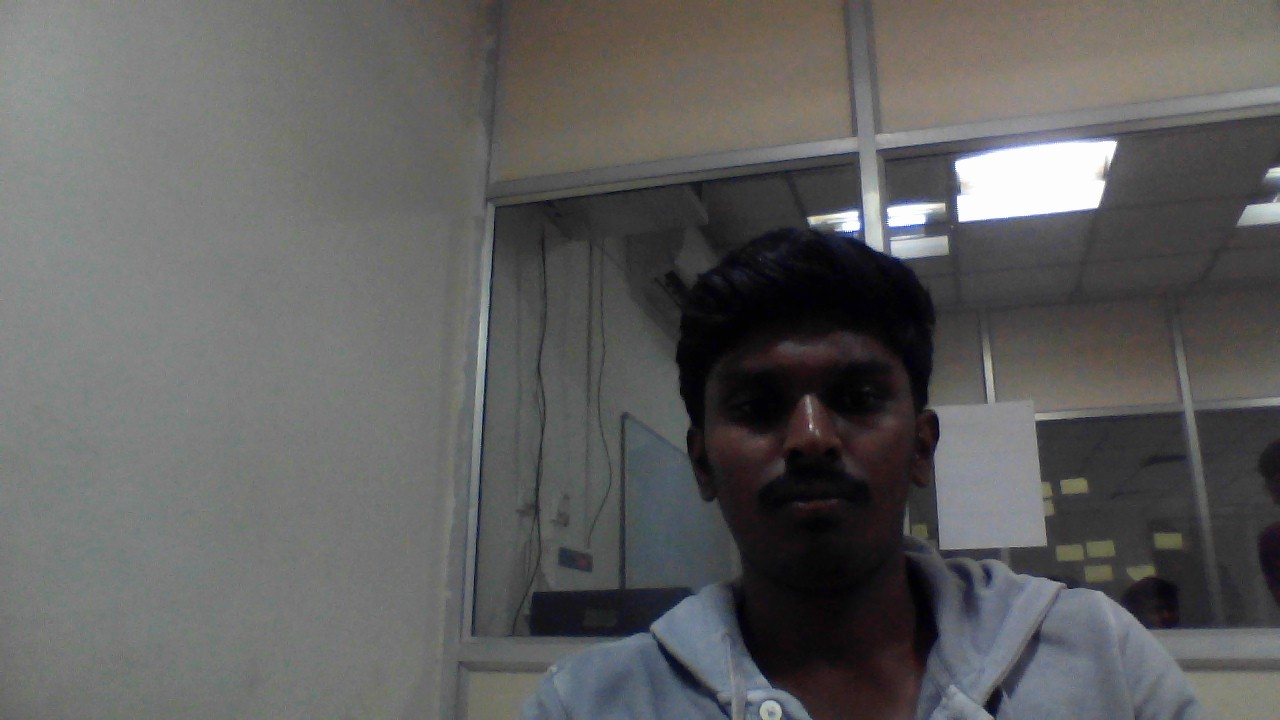
#> input picture codes/l.jpg, 1280 x 720 px
$ python disparity.py
#> lines starting #> are read from the running program, lines starting #| are printed output that depends on the picture
import numpy as np
import sys
import cv2 as cv
from matplotlib import pyplot as plt
np.set_printoptions(threshold=sys.maxsize)
imgL = cv.imread('l.jpg',0)
#> imgL: shape (720, 1280); min 0, max 255, mean 94.9
imgR = cv.imread('r.jpg',0)
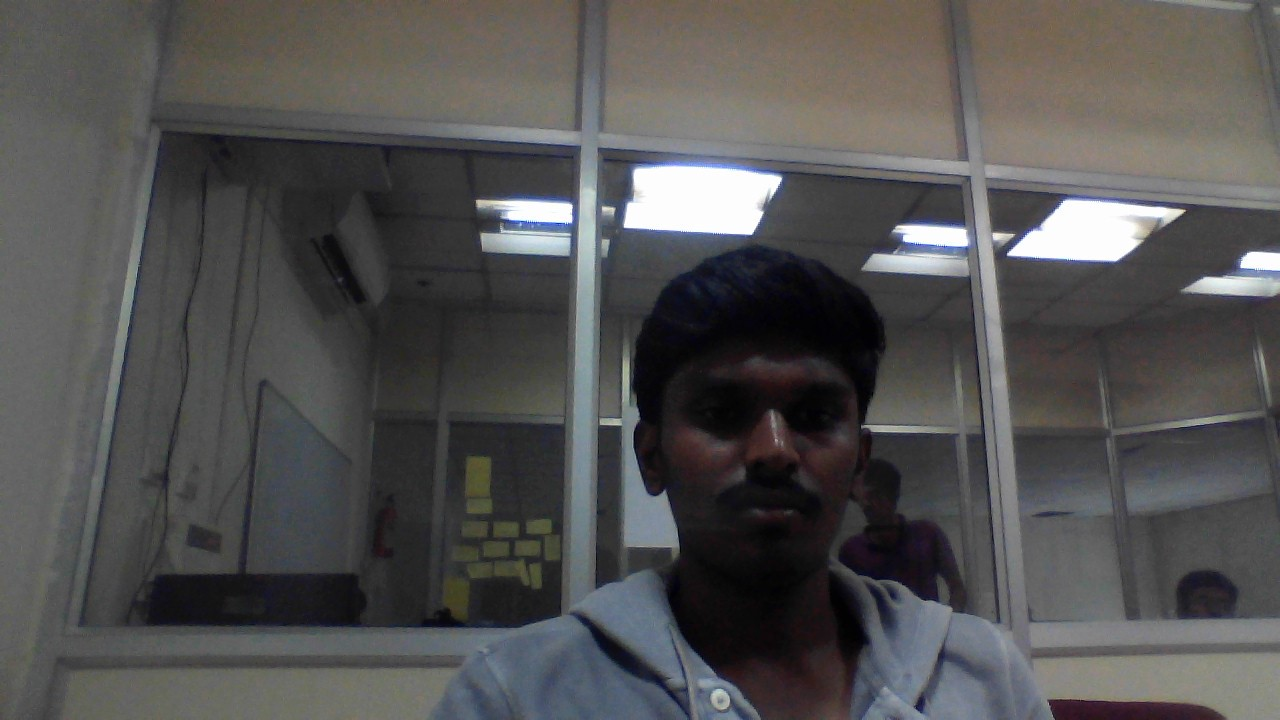
#> input picture codes/r.jpg, 1280 x 720 px
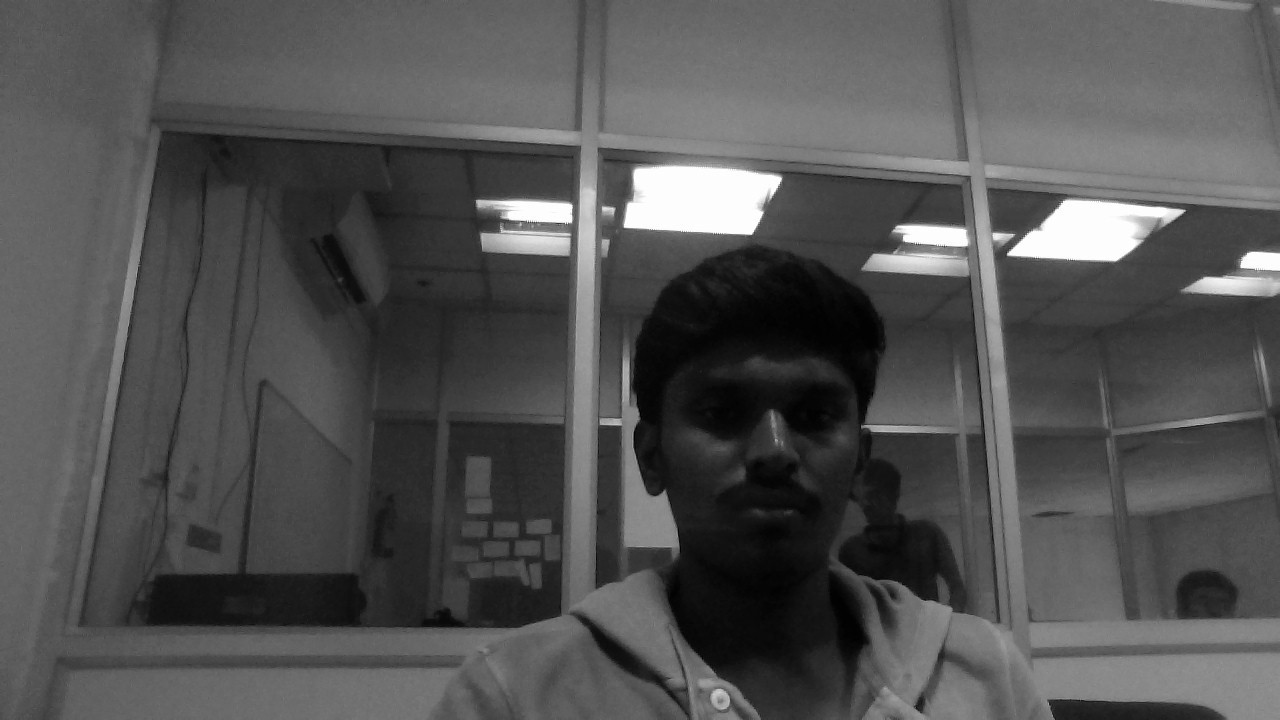
#> imgR: shape (720, 1280); min 0, max 255, mean 82.4
stereo = cv.StereoBM_create(numDisparities=32, blockSize=9)
disparity = stereo.compute(imgL,imgR)
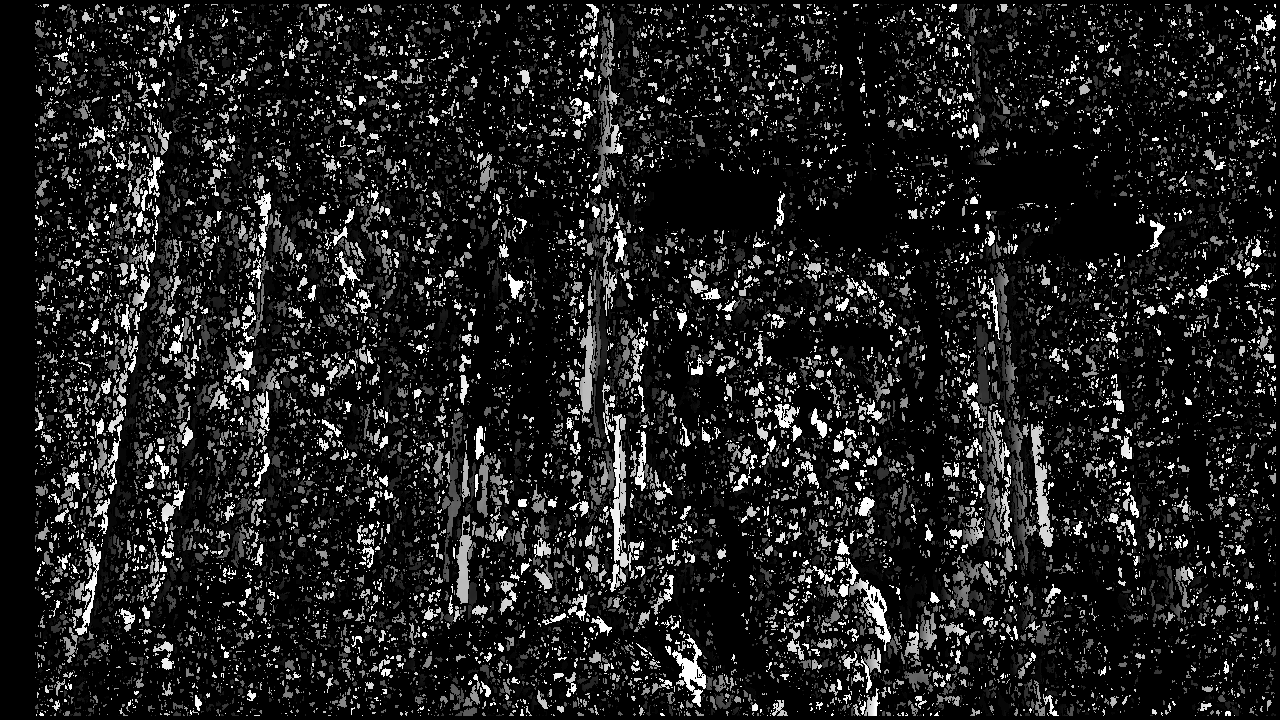
#> disparity: shape (720, 1280) int16; min -16, max 496, mean 47.6; drawn with min black and max white
#disparity = cv.normalize(stereo.compute(imgL, imgR),stereo.compute(imgL, imgR), alpha=0, beta=255, \norm_type=cv.NORM_MINMAX, dtype=cv.CV_8U)

#plt.imshow(disparity,'gray')
#print(disparity)
plt.subplot(121),plt.imshow(disparity)
plt.subplot(122),plt.imshow(imgL)
#plt.imshow(imgL,'gray')
plt.show()
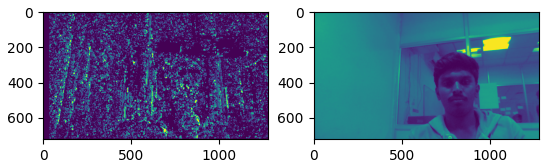
#> figure drawn by matplotlib, 2 panels
cv.imshow('ssss',disparity)

cv.imshow('ddd',imgL)
cv.waitKey(0)


#cv.imshow('gray1',imgL)
#cv.Waitkey(0)
#cv.DestroyAllWindows()
